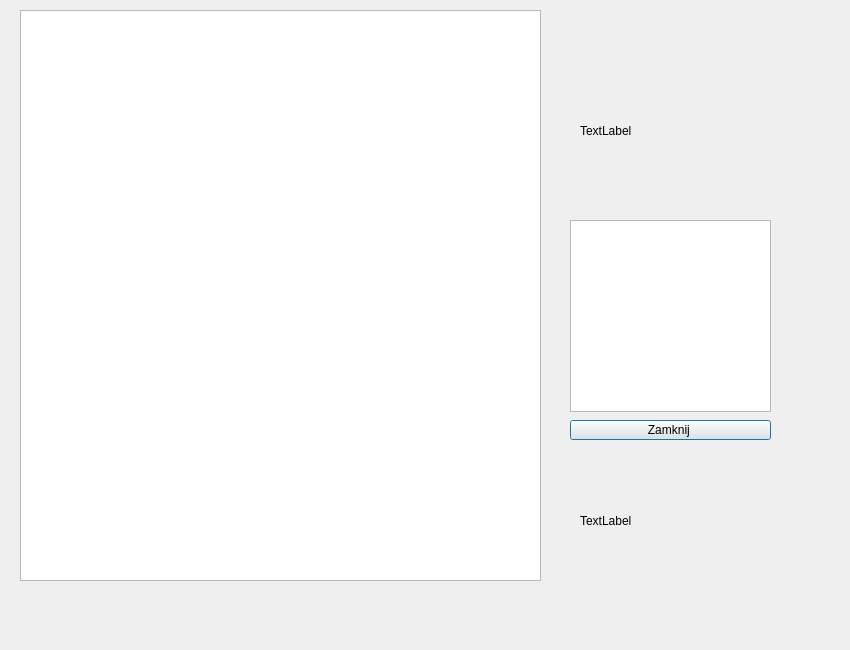
<?xml version="1.0" encoding="UTF-8"?>
<ui version="4.0">
 <class>Dialog</class>
 <widget class="QDialog" name="Dialog">
  <property name="geometry">
   <rect>
    <x>0</x>
    <y>0</y>
    <width>850</width>
    <height>650</height>
   </rect>
  </property>
  <property name="windowTitle">
   <string>Dialog</string>
  </property>
  <widget class="QPushButton" name="pushButton">
   <property name="geometry">
    <rect>
     <x>570</x>
     <y>420</y>
     <width>201</width>
     <height>20</height>
    </rect>
   </property>
   <property name="text">
    <string>Zamknij </string>
   </property>
  </widget>
  <widget class="QLabel" name="label_2">
   <property name="geometry">
    <rect>
     <x>580</x>
     <y>450</y>
     <width>181</width>
     <height>141</height>
    </rect>
   </property>
   <property name="text">
    <string>TextLabel</string>
   </property>
  </widget>
  <widget class="QLabel" name="label">
   <property name="geometry">
    <rect>
     <x>580</x>
     <y>60</y>
     <width>181</width>
     <height>141</height>
    </rect>
   </property>
   <property name="text">
    <string>TextLabel</string>
   </property>
  </widget>
  <widget class="QGraphicsView" name="graphicsView">
   <property name="geometry">
    <rect>
     <x>20</x>
     <y>10</y>
     <width>521</width>
     <height>571</height>
    </rect>
   </property>
  </widget>
  <widget class="QTextBrowser" name="textBrowser">
   <property name="geometry">
    <rect>
     <x>570</x>
     <y>220</y>
     <width>201</width>
     <height>192</height>
    </rect>
   </property>
  </widget>
 </widget>
 <resources/>
 <connections/>
</ui>
